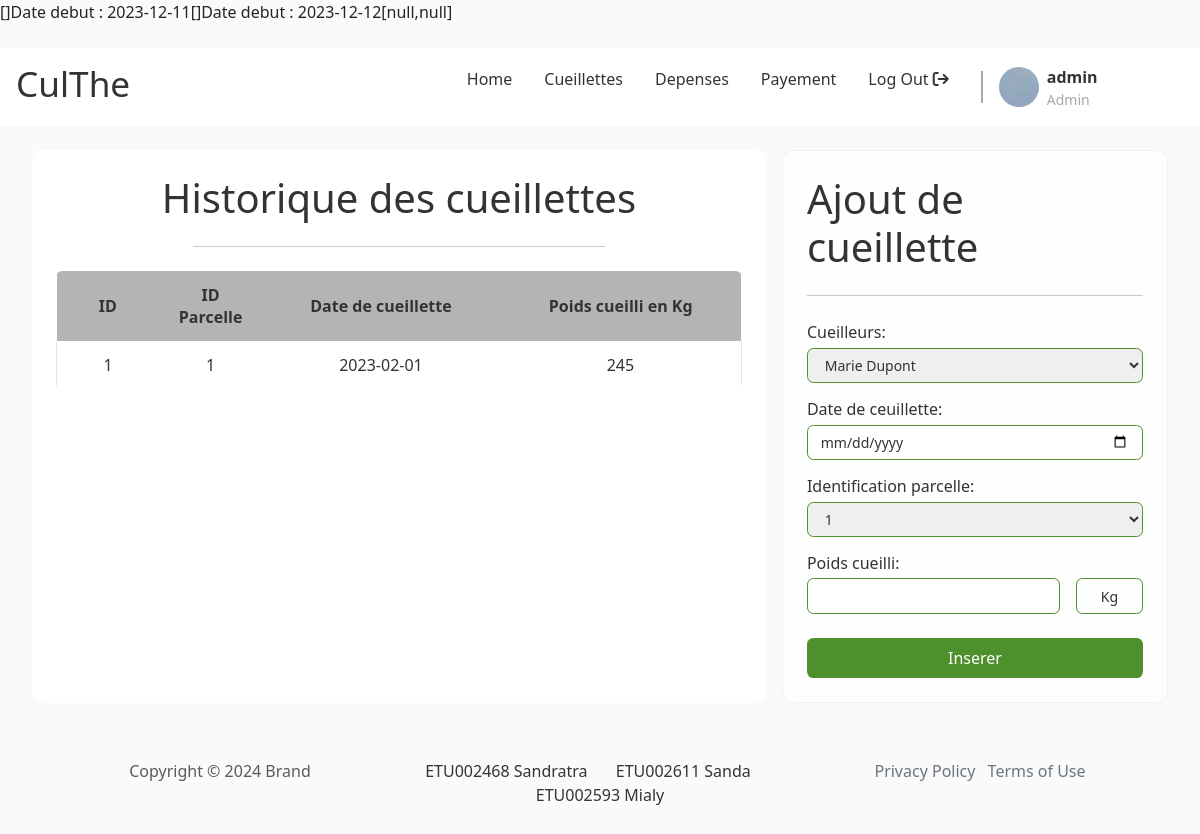
The page /pages/client/main.php?page=cueillettes (signed in) on the database its author committed.
### tables this page shows
CREATE TABLE culthe_cueillette(
    id INT PRIMARY KEY AUTO_INCREMENT,
    id_cueilleur INT NOT NULL, 
    id_parcelle INT NOT NULL, 
    date_cueillette DATE NOT NULL, 
    poids_cueilli DECIMAL NOT NULL, 
    FOREIGN KEY(id_cueilleur) REFERENCES culthe_cueilleur(id),
    FOREIGN KEY(id_parcelle) REFERENCES culthe_parcelle(id)
);

### inc/connexion.php (called while the page is built)
<?php
    function dbconnect(){
        static $connect = null;
        if ($connect===null) {
            $connect = mysqli_connect('localhost','root','','culthe');
        }
        return $connect;
    }

### inc/user/function_user.php (called while the page is built, shortened)
<?php
    function get_all_cueillette(){
        $request = "SELECT * FROM culthe_cueillette";
        $temp = mysqli_query(dbconnect(),$request);
        $result = array();
        while($donne = mysqli_fetch_array($temp)){
            $result[] = $donne;
        }
        return $result;
    }
?>

### inc/admin/function_parcelle.php (called while the page is built, shortened)
<?php
    function get_all_info_parcelle(){
        $request = "SELECT * FROM v_culthe_info_parcelle";
        $temp = mysqli_query(dbconnect(),$request);
        $result = array();
        while($donne = mysqli_fetch_array($temp)){
            $result[] = $donne;
        }
        return $result;
    }
?>

### pages/client/cueillettes.php (the view, shortened to what this page needs)
<?php
    $cueillettes = get_all_cueillette();
    $parcelles = get_all_info_parcelle();
    $cueilleurs = get_all_info_cueilleur();
?>
<div class="body double-col">
        <section class="left">
            <h1 class="section__title">Historique des cueillettes</h1>
            <hr class="section__sep">
            <div class="section__content">
                <table>
                    <tr>
                        <th class="id number">ID</th>
                        <th class="id number">ID Parcelle</th>
                        <th class="date">Date de cueillette</th>
                        <th class="number">Poids cueilli en Kg</th>
                    </tr>
                    <?php foreach( $cueillettes as &$value ) { ?>
                    <tr>
                        <td class="id number"><?php echo $value['id']; ?></td>
                        <td class="id number"><?php echo$value['id_parcelle']; ?></td>
                        <td class="name"><?php echo $value['date_cueillette'] ?></td>
                        <td class="name"><?php echo $value['poids_cueilli']; ?></td>
                    </tr>
                    <?php } ?>
                </table>
            </div>
        </section>
        <section class="right">
            <form action="../../handler/client/cueillette_handler.php" method="post" id="form" class="form">
                <h1 class="form__title">Ajout de cueillette</h1>
                <hr class="form__sep">
                <div class="form__content">
                     <div class="form__input vertical">
                        <label for="field" class="form__label">Cueilleurs:</label>
                        <select name="cueilleur" id="cueilleur" class="form__input-field">
                            <?php foreach( $cueilleurs as &$value ) { ?>
                                <option value="<?php echo $value['id']; ?>"><?php echo $value['nom']; ?></option>
                            <?php } ?>
                        </select>
                    </div>
                    <div class="form__input vertical">
                        <label for="date_harvest" class="form__label">Date de ceuillette:</label>
                        <input type="date" name="date_cueillete" id="date_cueillete" class="form__input-field" />
                    </div>
                    <div class="form__input vertical">
                        <label for="field" class="form__label">Identification parcelle:</label>
                        <select name="parcelle" id="parcelle" class="form__input-field">
                            <?php foreach( $parcelles as &$value ) { ?>
                                <option value="<?php echo $value['id_parcelle']; ?>"><?php echo $value['numero_parcelle']; ?></option>
                            <?php } ?>
                        </select>
                    </div>
                    <div class="form__input vertical">
                        <label for="weight_harvest" class="form__label">Poids cueilli:</label>
                        <div>
                            <input type="number" name="poids" id="poids" class="form__input-field" />
                            <span class="form__input-field unit">Kg</span>
                        </div>
                    </div>
                </div>
                <input type="submit" value="Inserer" class="form__submit btn" id="form__submit btn" />
            </form>
        </section>
    </div>

### assets/css/index.css (style rules this page uses)
:root { --primary: white; --secondary: lightgray; --accent: #4d902c; --text--main: #333333; --text--muted: darkgray; --text--100: .875rem; --text--300: 1rem; --text--500: 2.2rem; --border--soft: .4rem; --bg: rgb(250,250, 250); font-size: 1em; box-sizing: border-box; }
*, *::before, *::after { box-sizing: inherit; margin: 0; padding: 0; color: var(--text--main); text-decoration: none; }
html { color: var(--text--main); font-family: system-ui, -apple-system, BlinkMacSystemFont, 'Segoe UI', Roboto, Oxygen, Ubuntu, Cantarell, 'Open Sans', 'Helvetica Neue', sans-serif; }
body { min-height: 100vh; }
body>*+* { margin-top: 1.5rem; }
.btn { padding: .5rem 1rem; border: none; border-radius: var(--border--soft); background-color: var(--accent); }

### assets/css/form.css (style rules this page uses)
.form { padding: 1.5rem; border-radius: var(--border--soft); backdrop-filter: blur(10px) saturate(180%); -webkit-backdrop-filter: blur(10px) saturate(180%); background-color: rgba(255, 255, 255, 0.7); border-radius: 12px; border: 1px solid rgba(209, 213, 219, 0.3); }
.form>*+* { margin-top: 1.5rem; }
.form__title { margin: 0; }
.form__content>*+* { margin-top: .875rem; }
.form__input.vertical { display: flex; flex-direction: column; gap: .2rem; width: 100%; }
.form__input > div { display: flex; align-items: center; gap: 1rem; width: 100%; }
.form__input > div > * { flex-grow: 1; }
.form__input > div > .unit { flex-grow: 0; flex-basis: 20%; text-align: center; }
.form__input-field { padding: .4rem .8rem; border: 1px solid var(--accent); border-radius: var(--border--soft); font-size: var(--text--100); }
.form__submit { display: block; width: 100%; color: white; }

### assets/css/home.css (style rules this page uses)
body { background-color: var(--bg); }

### assets/css/layout.css (style rules this page uses)
.body { margin-left: 2rem; margin-right: 2rem; }
.double-col { display: flex; gap: 1rem; }
.double-col>*>*+* { margin-top: 1.5rem; }
.double-col .left { flex-basis: 65%; }
.double-col .right { flex-grow: 1; }
.left { padding: 1.5rem; border-radius: 12px; background-color: white; }
.left .section__title { text-align: center; }
.left .section__sep { width: 60%; margin-left: auto; margin-right: auto; }
.left table { overflow: hidden; border-spacing: 0; width: 100%; margin: auto auto; border-radius: var(--border--soft); border-bottom: 1px solid rgb(225, 225, 225); }
.left th, .left td { padding: .8rem 1rem; text-align: center; }
.left th { background-color: rgb(180, 180, 180); }
.left td:first-child { border-left: 1px solid rgb(225, 225, 225); }
.left td:last-child { border-right: 1px solid rgb(225, 225, 225); }
.left tr:last-child td, .left tr:not(:first-child) td { border-bottom: 1px solid rgb(225, 225, 225); }
.left .id { width: 15%; text-align: center; }
.left .name, .left .date { text-align: center; }

### rows shown on the page
culthe_cueillette: id "1", id_parcelle "1", date_cueillette "2023-02-01", poids_cueilli "245"

### other values the page prints
$date_debut "2023-12-11"
$date_debut "2023-12-12"
json_encode($list) "[null,null]"
$_SESSION['user']['username'] "admin"
form field cueilleur "Marie Dupont"
form field parcelle "1"
